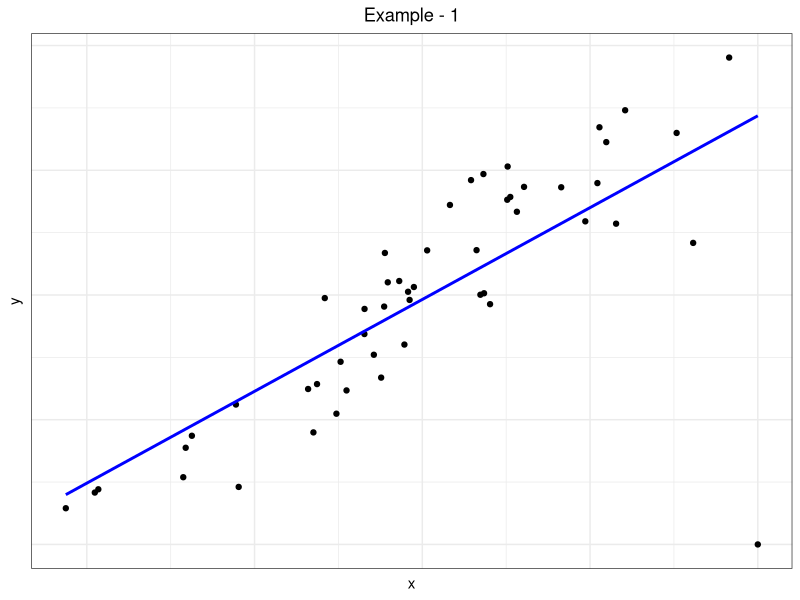
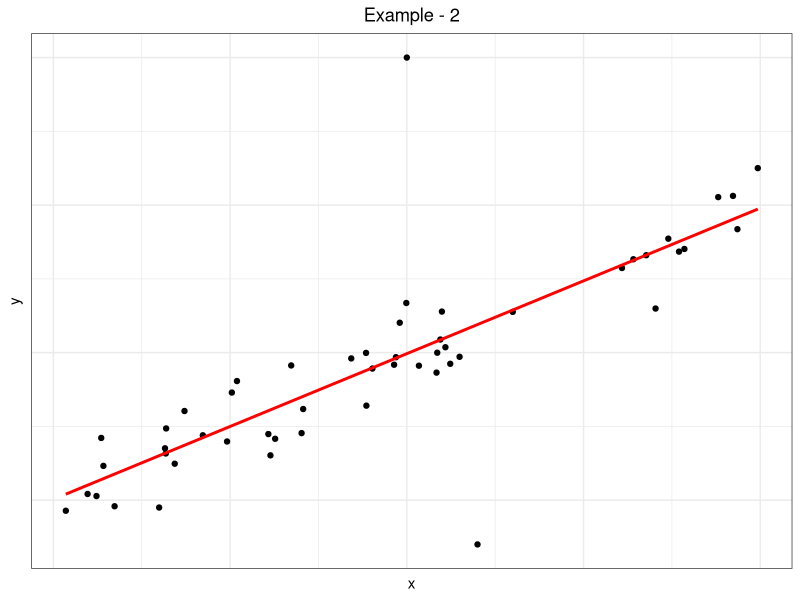
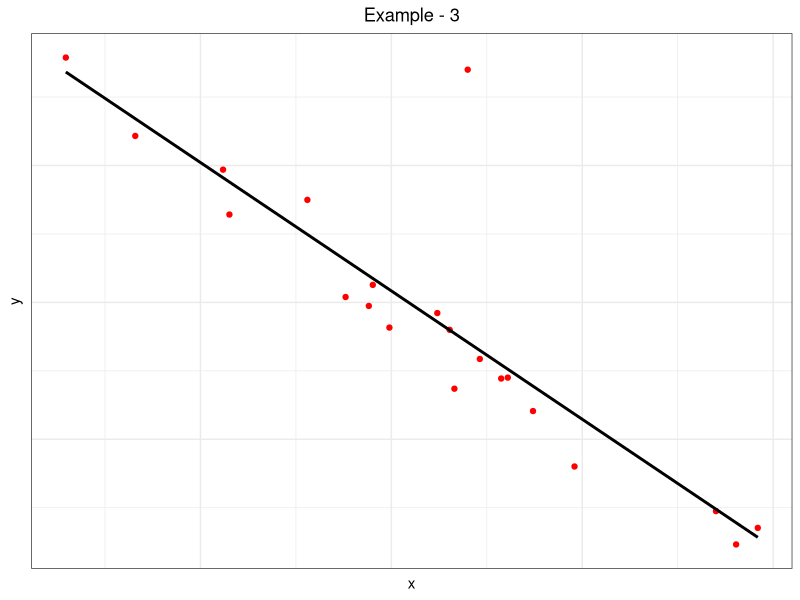
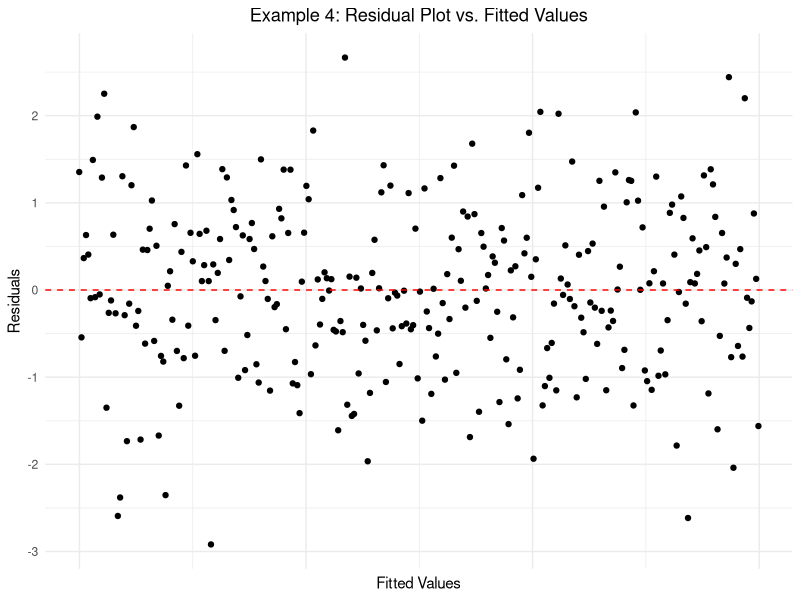
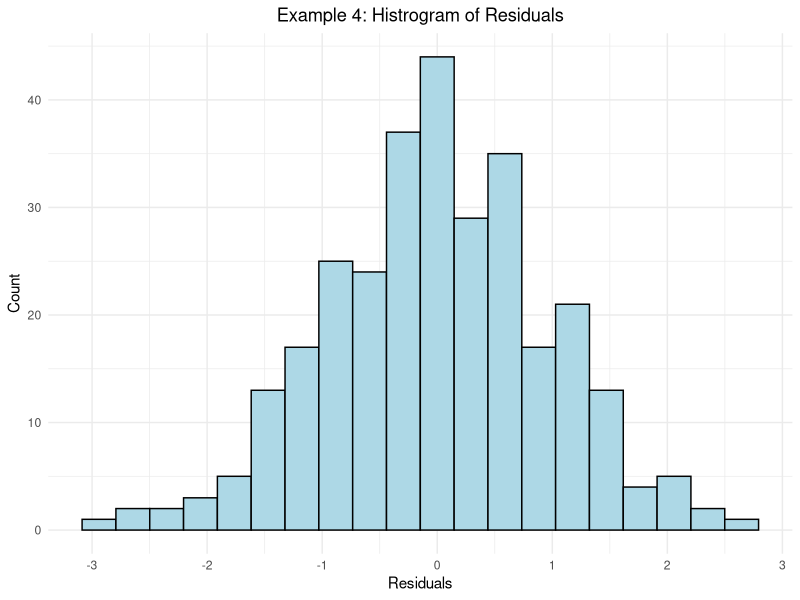
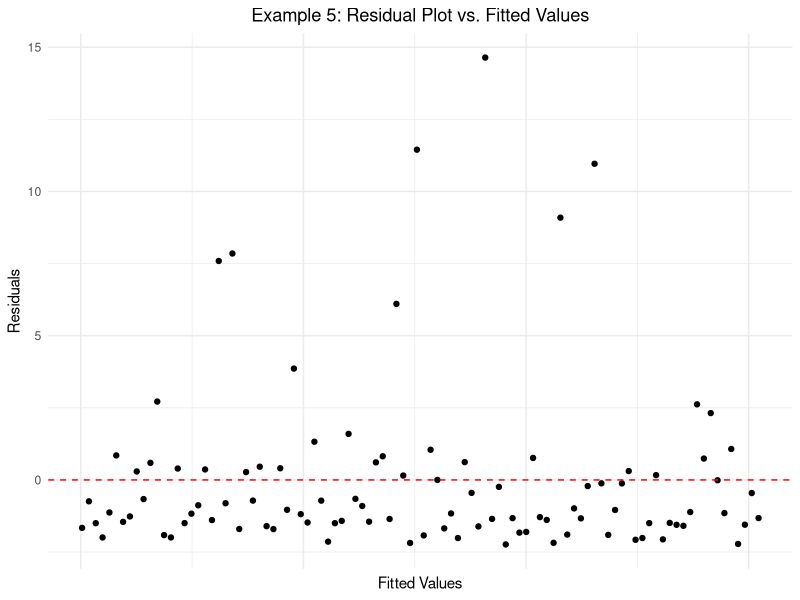
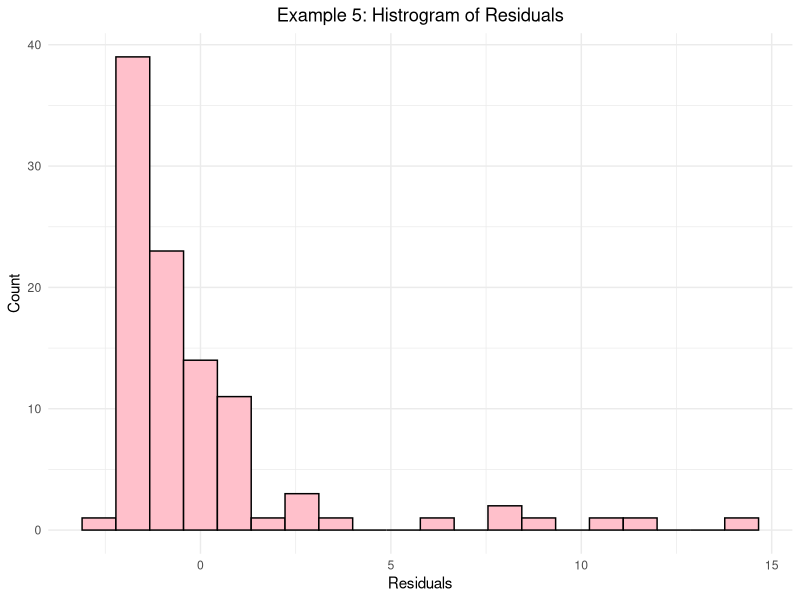

Write the R code that produced these figures, in order.
## ---- chunk 1
library(ggplot2)                  ## Data Visulization
## ---- chunk 2
set.seed(42)

# 1. Outlier detection
x1 <- rnorm(50, mean = 10, sd = 2)
y1 <- 2 * x1 + rnorm(50, sd = 2)
# Add an outlier
x1 <- c(x1, 15)
y1 <- c(y1, 10)

df_outlier <- data.frame(x = x1, y = y1)

ggplot(df_outlier, aes(x = x, y = y)) +
  geom_point() +
  geom_smooth(method = "lm", se = FALSE, color = "blue") +
  ggtitle("Example - 1") +
  theme_bw() +
  theme(plot.title = element_text(hjust = 0.5),
        axis.ticks = element_blank(),
        axis.text = element_blank())  
## ---- chunk 3
# 2. Leverage
x2 <- c(runif(50, 0, 10))
y2 <- c(2 * x2 + rnorm(50, sd = 2))  # High x-value but normal y-value

# Add an outlier
x2 <- c(x2, 5, 6)
y2 <- c(y2, 30, -3)

df_leverage <- data.frame(x = x2, y = y2)

ggplot(df_leverage, aes(x = x, y = y)) +
  geom_point() +
  geom_smooth(method = "lm", se = FALSE, color = "red") +
  ggtitle("Example - 2") +
  theme_bw() +
  theme(plot.title = element_text(hjust = 0.5),
        axis.ticks = element_blank(),
        axis.text = element_blank())   
  
## ---- chunk 4
# 3. Influence
n3 <- 20
x3 <- c(runif(n3, 0, 10))
y3 <- c(-4 * x3 + rnorm(n3, sd = 1.5))  # High x-value and weird y-value

# Add an outlier
x3 <- c(x3,  6)
y3 <- c(y3, -3)


df_influence <- data.frame(x = x3, y = y3)



ggplot(df_influence, aes(x = x, y = y)) +
  geom_point(color =  "red") +
  geom_smooth(method = "lm", se = FALSE, color = "black") +
  ggtitle("Example - 3") +
  theme_bw() +
  theme(plot.title = element_text(hjust = 0.5),
        axis.ticks = element_blank(),
        axis.text = element_blank())  
  
## ---- chunk 5


# 4. Good Residual Plot
set.seed(42)
n4 <- 300
x_good <- seq(0, 10, length.out = n4)
y_good <- 3 * x_good + rnorm(n4, sd = 0.98)
model_good <- lm(y_good ~ x_good)

# Create data frame for residuals
df_good_resid <- data.frame(
  fitted = fitted(model_good),
  residuals = resid(model_good)
)

ggplot(df_good_resid, aes(x = fitted, y = residuals)) +
  geom_point() +
  geom_hline(yintercept = 0, color = "red", linetype = "dashed") +
  labs(title = "Example 4: Residual Plot vs. Fitted Values",
       x = "Fitted Values",
       y = "Residuals") +
  theme_minimal() +
  theme(plot.title = element_text(hjust = 0.5),
        axis.ticks.x = element_blank(),
        axis.text.x = element_blank())  


## ---- chunk 6
ggplot(df_good_resid, aes(x = residuals)) +
  geom_histogram(bins = 20, color = "black", fill = "lightblue") +
  labs(title = "Example 4: Histrogram of Residuals",
       x = "Residuals",
       y = "Count") +
  theme_minimal() +
  theme(plot.title = element_text(hjust = 0.5))
## ---- chunk 7
# 5. Bad Residual Plot (Heteroscedasticity)
set.seed(42)
n5 <- 100
x_bad <- seq(0, 10, length.out = n5)

# Generate right-skewed errors
error_skewed <- rexp(n5, rate = 1/2) - 2  # Shifted exponential to center closer to 0
# Why subtract 2? Otherwise, all errors are positive. Shifting centers it near 0 but still skewed right.

y_bad <- 3 * x_bad + error_skewed
model_bad <- lm(y_bad ~ x_bad)

# Create data frame for residuals
df_bad_resid <- data.frame(
  fitted = fitted(model_bad),
  residuals = resid(model_bad)
)

ggplot(df_bad_resid, aes(x = fitted, y = residuals)) +
  geom_point() +
  geom_hline(yintercept = 0, color = "red", linetype = "dashed") +
  labs(title = "Example 5: Residual Plot vs. Fitted Values",
       x = "Fitted Values",
       y = "Residuals") +
  theme_minimal() +
  theme(plot.title = element_text(hjust = 0.5),
        axis.ticks.x = element_blank(),
        axis.text.x = element_blank()) 


## ---- chunk 8
ggplot(df_bad_resid, aes(x = residuals)) +
  geom_histogram(bins = 20, color = "black", fill = "pink") +
  labs(title = "Example 5: Histrogram of Residuals",
       x = "Residuals",
       y = "Count") +
  theme_minimal()  +
  theme(plot.title = element_text(hjust = 0.5))

